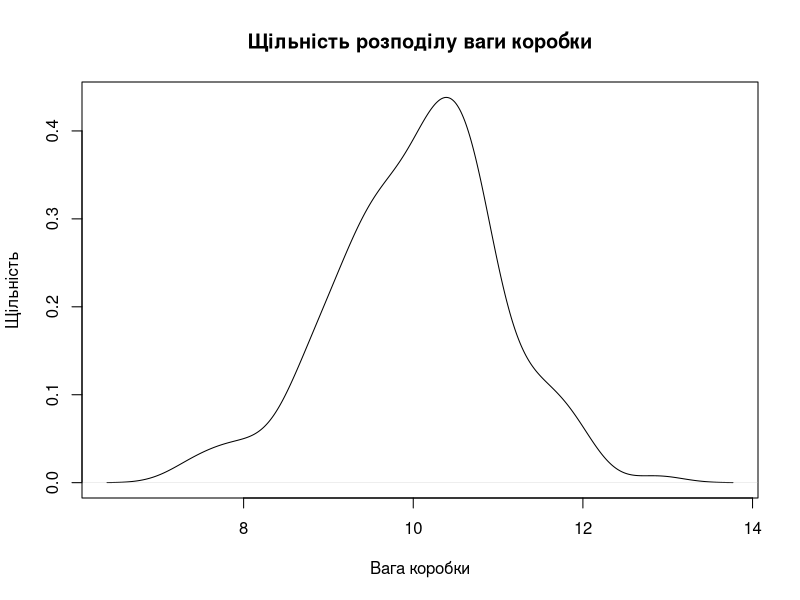
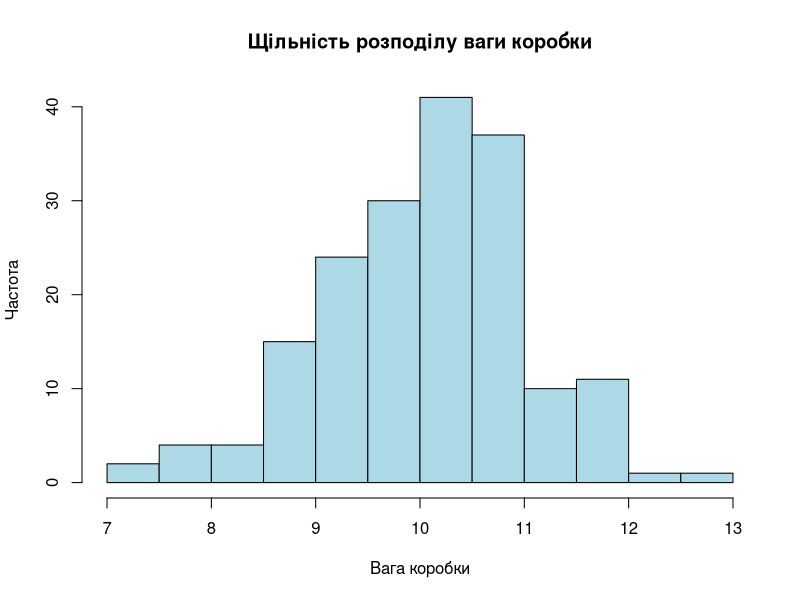
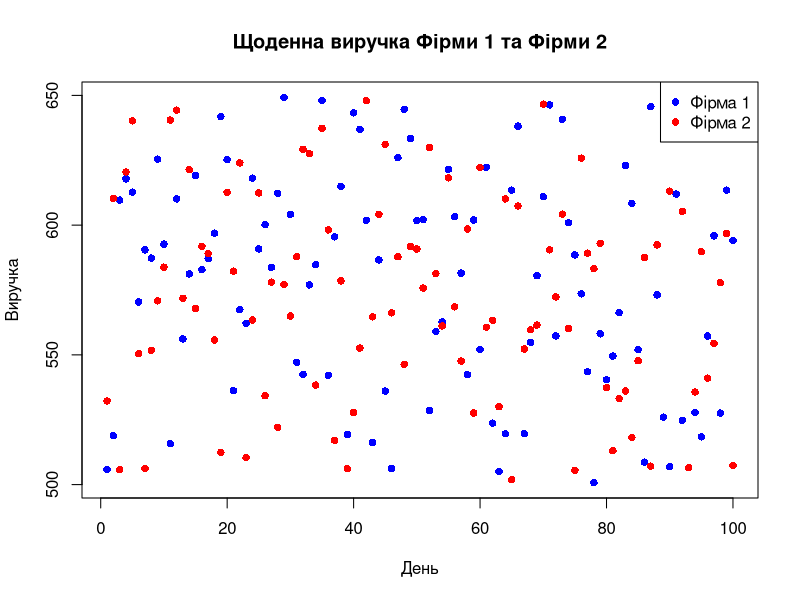
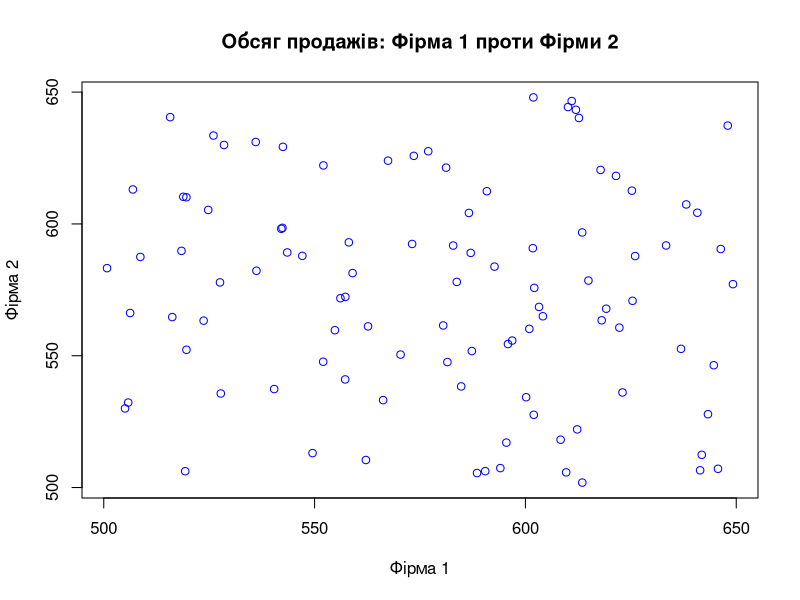
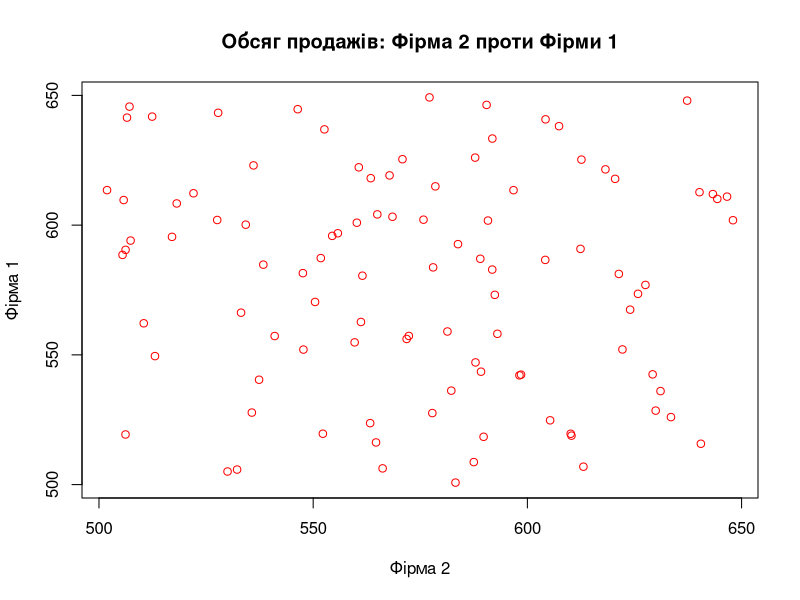

The R source for these figures, in order:
## ---- chunk 1
data <- c(8.36043, 9.84681, 11.0165, 10.3691, 11.1062, 11.5748, 10.4819, 9.57465, 9.15738, 9.10535,
9.58175, 8.84759, 10.2, 11.4585, 9.39668, 10.3133, 8.78169, 9.27218, 10.5407, 9.83173,
10.9303, 10.0612, 9.83532, 9.19267, 10.4731, 10.1689, 8.83445, 9.57088, 10.199, 10.5173,
8.79799, 9.85155, 10.3257, 10.6566, 10.8768, 10.2083, 11.0509, 10.6774, 9.11585, 8.07112,
9.64491, 9.42134, 10.0062, 10.4985, 10.7303, 9.32261, 9.14602, 11.2338, 9.23383, 9.48719,
9.5061, 11.9317, 9.78455, 10.4451, 10.9098, 9.09558, 9.98835, 9.82078, 10.666, 9.76885,
10.2057, 9.7456, 8.81365, 8.5658, 10.2601, 10.3143, 10.2994, 12.8814, 10.4079, 9.30728,
10.738, 10.5298, 9.83119, 10.1446, 10.1131, 10.5583, 7.55672, 10.1561, 8.66302, 11.775,
10.1366, 8.99592, 8.95801, 7.88063, 9.5622, 7.47275, 10.9187, 9.28612, 10.2589, 9.5277,
10.0065, 11.5258, 11.3286, 9.98597, 9.98792, 8.11203, 11.7729, 10.6381, 10.2778, 9.70833,
9.59371, 10.7766, 10.9967, 10.7246, 8.89588, 7.76889, 10.7267, 10.5506, 10.1092, 11.3371,
10.6461, 9.43656, 9.40437, 7.27759, 8.45498, 11.5526, 10.1994, 11.7905, 10.0322, 10.7253,
10.1166, 11.6038, 10.8114, 10.977, 9.76245, 10.8306, 9.62841, 10.2817, 8.51568, 10.1304,
10.5641, 10.7866, 9.72824, 9.66259, 9.45735, 10.4983, 11.5839, 9.17528, 10.7448, 11.3197,
10.5773, 9.0155, 10.7491, 10.6606, 11.9538, 11.2009, 10.2015, 10.1946, 9.39697, 9.17197,
11.231, 8.76378, 9.39774, 8.94573, 10.785, 10.44, 10.6711, 10.6249, 8.61901, 10.134,
8.72391, 9.62927, 9.81301, 9.30987, 10.3448, 7.9121, 12.0301, 10.6998, 11.9495, 10.1075,
9.38487, 10.4665, 9.73367, 10.6054, 9.6666, 9.81792, 10.6, 10.3823, 10.5618, 10.2501
)
## ---- chunk 2
head(data, 10)
## ---- chunk 3
plot(density(data), main="Щільність розподілу ваги коробки", ylab="Щільність", xlab="Вага коробки")
## ---- chunk 4
hist(data, main="Щільність розподілу ваги коробки", xlab="Вага коробки", ylab="Частота", col="lightblue", border="black")
## ---- chunk 5
chi_squared_test <- chisq.test(data, correct = TRUE, p = rep(1/length(data), length(data), rescale.p = FALSE, simulate.p.value = FALSE))
print(chi_squared_test)
## ---- chunk 6
shapiro_test <- shapiro.test(data)
print(shapiro_test)
## ---- chunk 7
normative_value <- 10
t_test <- t.test(data, mu = normative_value)
print(t_test)
## ---- chunk 8
data_firm1 <- c(505.80, 518.87, 609.66, 617.83, 612.69, 570.39, 590.47, 587.30, 625.40, 592.67,
515.75, 610.10, 556.13, 581.19, 619.16, 582.87, 587.03, 596.87, 641.82, 625.25,
536.21, 567.42, 562.17, 618.09, 590.85, 600.17, 583.72, 612.28, 649.22, 604.14,
547.09, 542.49, 576.95, 584.77, 647.98, 542.11, 595.48, 614.94, 519.32, 643.29,
636.90, 601.89, 516.25, 586.60, 536.04, 506.26, 626.02, 644.67, 633.36, 601.76,
602.10, 528.52, 559.01, 562.68, 621.49, 603.23, 581.50, 542.37, 601.98, 552.09,
622.28, 523.69, 505.05, 519.60, 613.49, 638.14, 519.61, 554.82, 580.51, 610.98,
646.33, 557.30, 640.77, 600.93, 588.53, 573.53, 543.52, 500.78, 558.12, 540.42,
549.52, 566.26, 623.02, 608.35, 552.04, 508.68, 645.67, 573.13, 526.02, 506.91,
611.97, 524.78, 641.43, 527.76, 518.43, 557.26, 595.86, 527.57, 613.47, 594.05)
## ---- chunk 9
data_firm2 <- c(532.24, 610.29, 505.76, 620.48, 640.18, 550.44, 506.21, 551.78, 570.84, 583.80,
640.50, 644.33, 571.82, 621.35, 567.83, 591.80, 589.01, 555.76, 512.41, 612.62,
582.24, 623.99, 510.45, 563.44, 612.40, 534.26, 578.00, 522.06, 577.15, 564.97,
587.89, 629.24, 627.56, 538.36, 637.30, 598.15, 517.05, 578.52, 506.19, 527.82,
552.62, 647.99, 564.67, 604.17, 631.08, 566.21, 587.81, 546.39, 591.82, 590.80,
575.75, 629.95, 581.34, 561.15, 618.22, 568.51, 547.60, 598.52, 527.60, 622.19,
560.65, 563.30, 530.01, 610.11, 501.88, 607.39, 552.26, 559.68, 561.49, 646.61,
590.48, 572.33, 604.24, 560.19, 505.50, 625.82, 589.18, 583.22, 593.00, 537.37,
513.07, 533.16, 536.07, 518.15, 547.72, 587.49, 507.12, 592.40, 633.52, 613.08,
643.30, 605.31, 506.54, 535.68, 589.78, 541.01, 554.44, 577.81, 596.76, 507.38)
## ---- chunk 10
plot(data_firm1, col = "blue", pch = 16, ylim = c(min(data_firm1, data_firm2), max(data_firm1, data_firm2)),
     xlab = "День", ylab = "Виручка", main = "Щоденна виручка Фірми 1 та Фірми 2")
points(data_firm2, col = "red", pch = 16)
legend("topright", legend = c("Фірма 1", "Фірма 2"), col = c("blue", "red"), pch = 16)
## ---- chunk 11
t_test_firms <- t.test(data_firm1, data_firm2)
print(t_test_firms)
## ---- chunk 12
var_test_firms <- var.test(data_firm1, data_firm2)
print(var_test_firms)
## ---- chunk 13

plot(data_firm1, data_firm2, main = "Обсяг продажів: Фірма 1 проти Фірми 2",
     xlab = "Фірма 1", ylab = "Фірма 2", col = "blue")

plot(data_firm2, data_firm1, main = "Обсяг продажів: Фірма 2 проти Фірми 1",
     xlab = "Фірма 2", ylab = "Фірма 1", col = "red")

par(mfrow = c(1, 1))
## ---- chunk 14
# критерій Пірсона
cor_p <- cor.test(data_firm1, data_firm2, method = "pearson")
print(cor_p)
## ---- chunk 15
# критерій Спірмена
cor_s <- cor.test(data_firm1, data_firm2, method = "spearman")
print(cor_s)
## ---- chunk 16
# критерій Кендалла
cor_k <- cor.test(data_firm1, data_firm2, method = "kendall")
print(cor_k)
